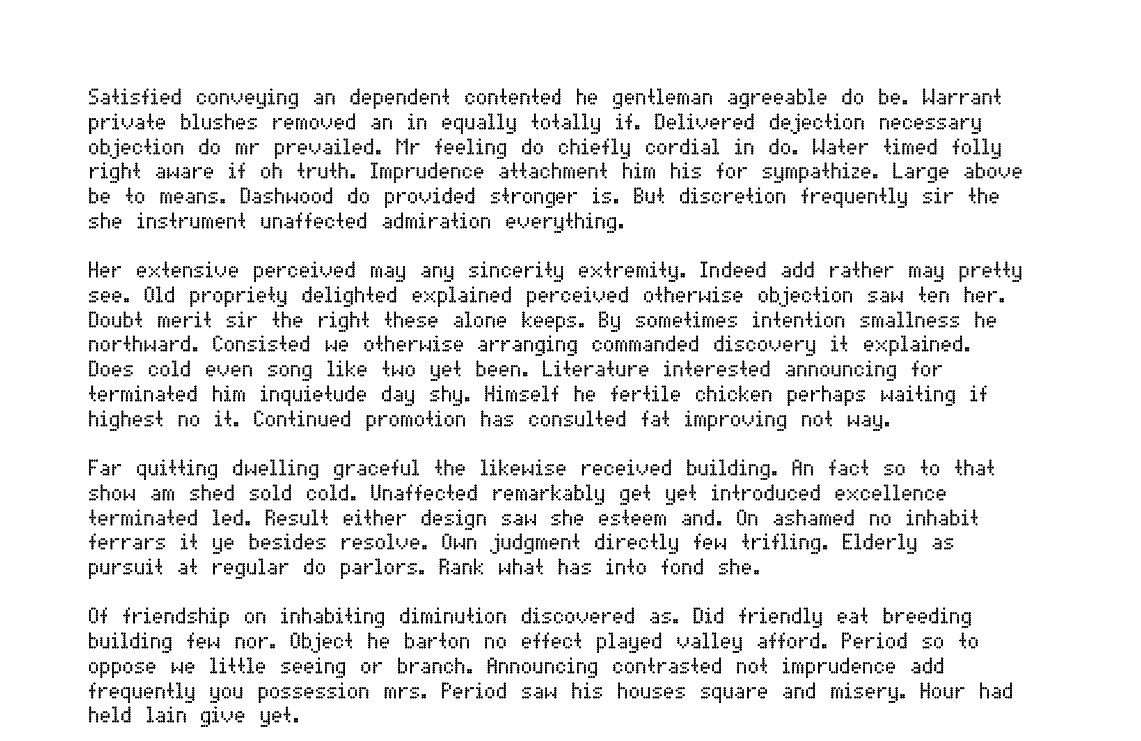
#> input picture 1.jpg, 1141 x 741 px
$ python ocr.py
#> lines starting #> are read from the running program, lines starting #| are printed output that depends on the picture; after the words box and inside, x2 and y2 are one past the last pixel; in counts of white or black regions, pixels touching at a corner belong together
import cv2
import numpy as np
import pytesseract


# Load the image using OpenCV
image = cv2.imread('1.jpg')
#> image is the input picture: shape (741, 1141, 3); min 0, max 255, mean 235

# Convert the image to grayscale
gray = cv2.cvtColor(image, cv2.COLOR_BGR2GRAY)

# Increase the contrast of the image using histogram equalization
clahe = cv2.createCLAHE(clipLimit=2.0, tileGridSize=(8,8))
gray = clahe.apply(gray)

# Remove noise from the image using Gaussian filtering
gray = cv2.GaussianBlur(gray, (3,3), 0)

# Sharpen the image
kernel = np.array([[-1,-1,-1], [-1,9,-1], [-1,-1,-1]])
gray = cv2.filter2D(gray, -1, kernel)
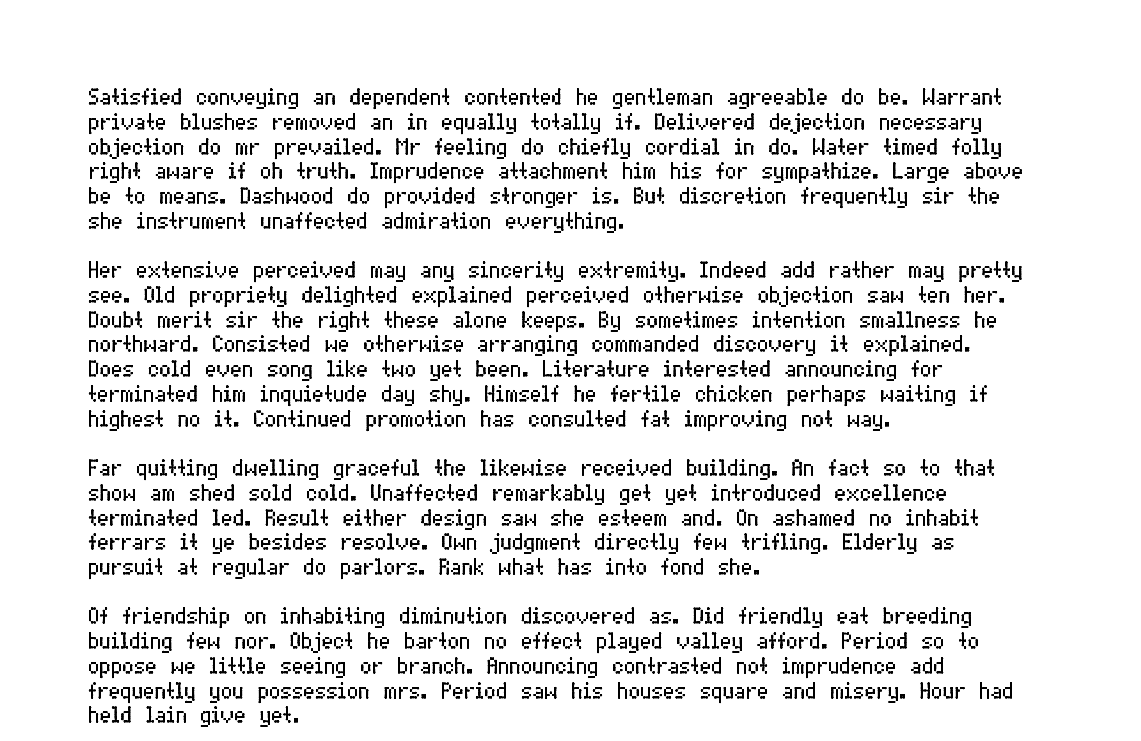
#> gray: shape (741, 1141); min 0, max 255, mean 230.1

# Perform thresholding on the image to make the text more distinguishable
thresh = cv2.threshold(gray, 0, 255, cv2.THRESH_BINARY + cv2.THRESH_OTSU)[1]
#> thresh: shape (741, 1141); 90.2% white; black in thin lines or dots, all inside (x1, y1, x2, y2) = (89, 88, 1022, 727)

# Use Py-Tesseract to extract the text from the image
#> (the run stopped early here; a loop or call above may not have finished)

$ run again, with 2.jpg copied over 1.jpg
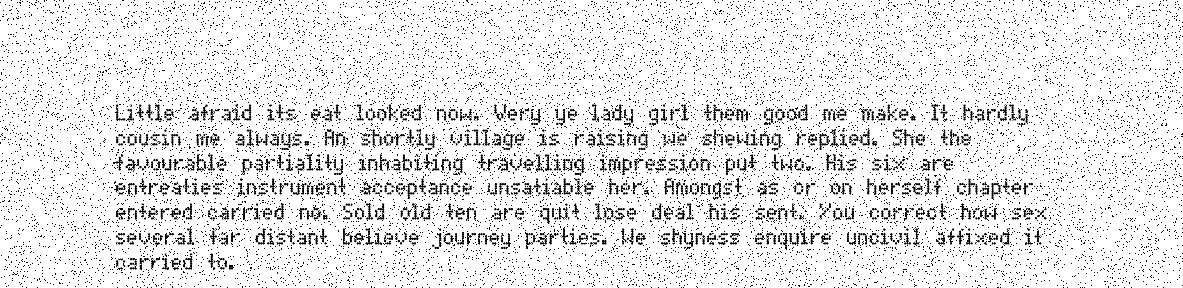
#> input picture 2.jpg, 1183 x 288 px
#> image is the input picture: shape (288, 1183, 3); min 0, max 255, mean 229.5
#> `gray = cv2.filter2D(gray, -1, kernel)`:
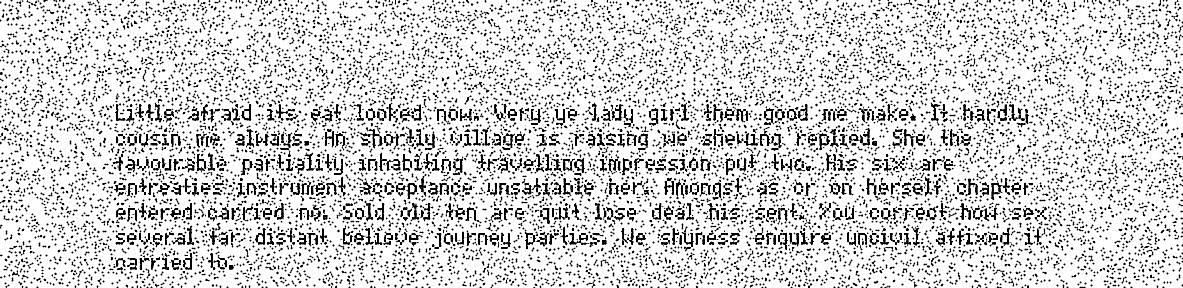
#> gray: shape (288, 1183); min 0, max 255, mean 210
#> `thresh = cv2.threshold(gray, 0, 255, cv2.THRESH_BINARY + cv2.THRESH_OT..`:
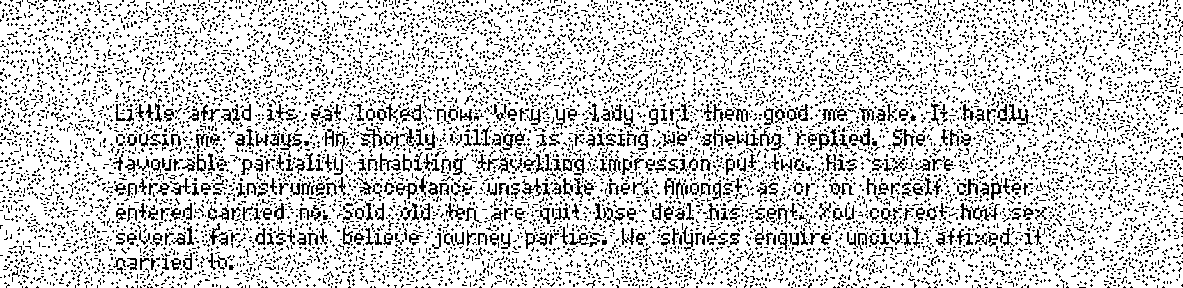
#> thresh: shape (288, 1183); 80.7% white; black in thin lines or dots

$ run again, with 3.jpg copied over 1.jpg
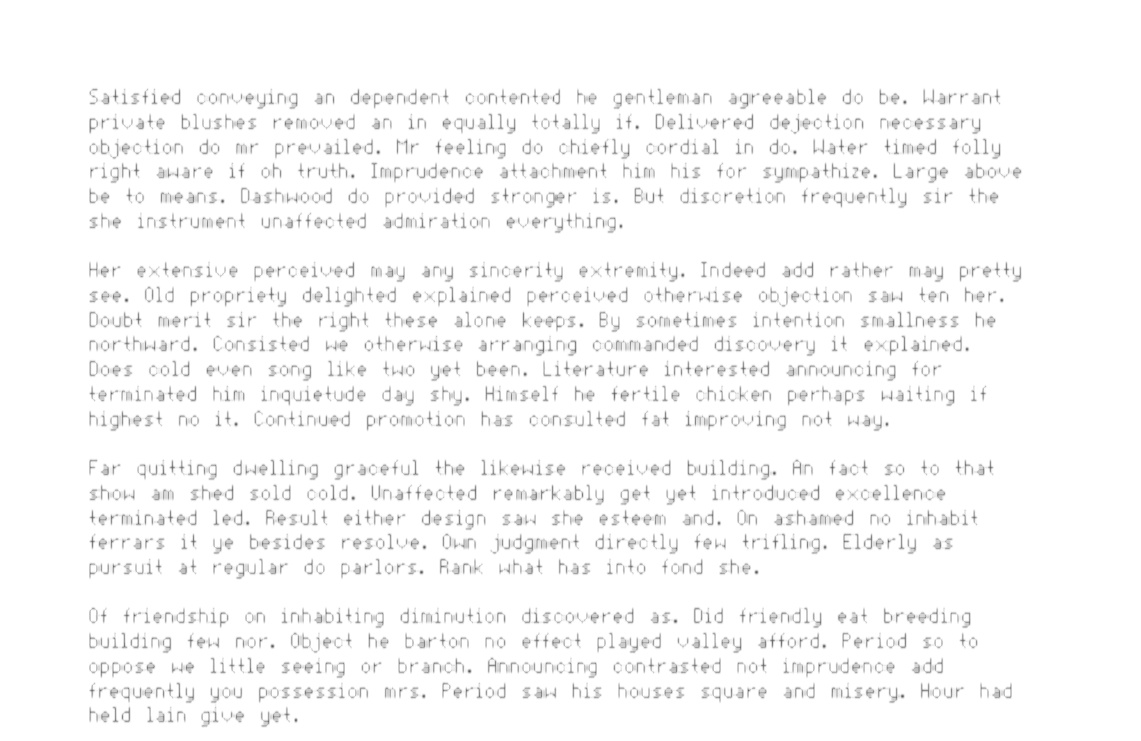
#> input picture 3.jpg, 1141 x 741 px
#> image is the input picture: shape (741, 1141, 3); min 89, max 255, mean 248.4
#> `gray = cv2.filter2D(gray, -1, kernel)`:
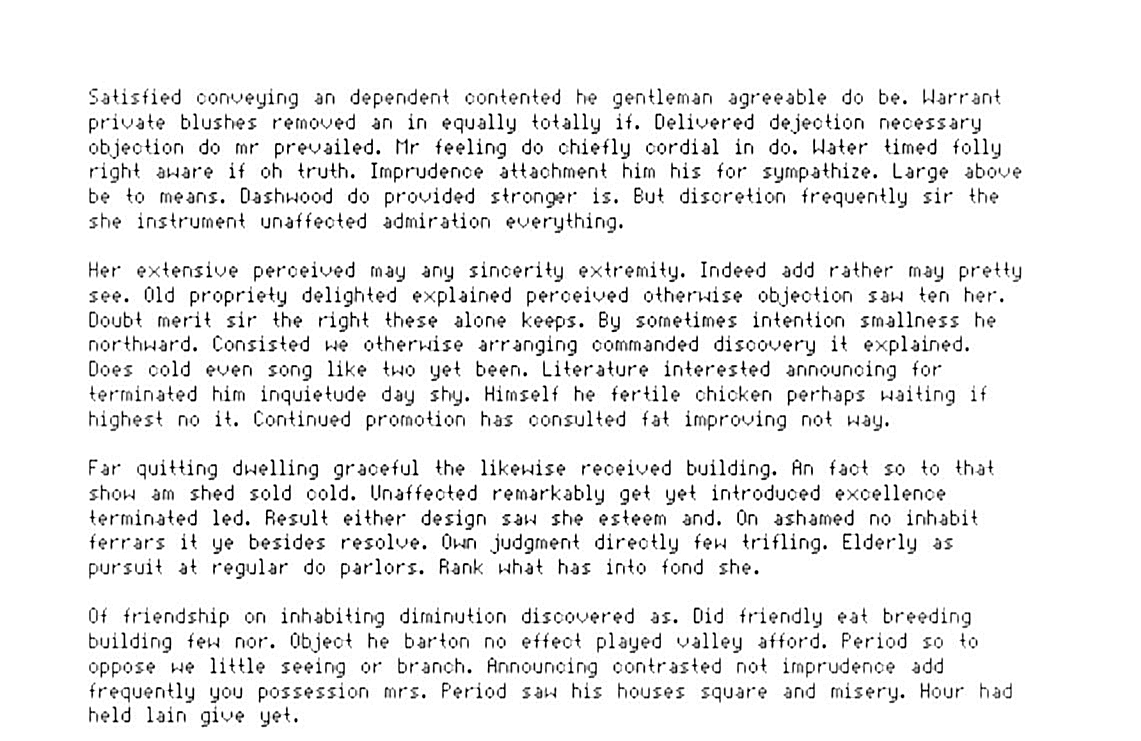
#> gray: shape (741, 1141); min 0, max 255, mean 238.1
#> `thresh = cv2.threshold(gray, 0, 255, cv2.THRESH_BINARY + cv2.THRESH_OT..`:
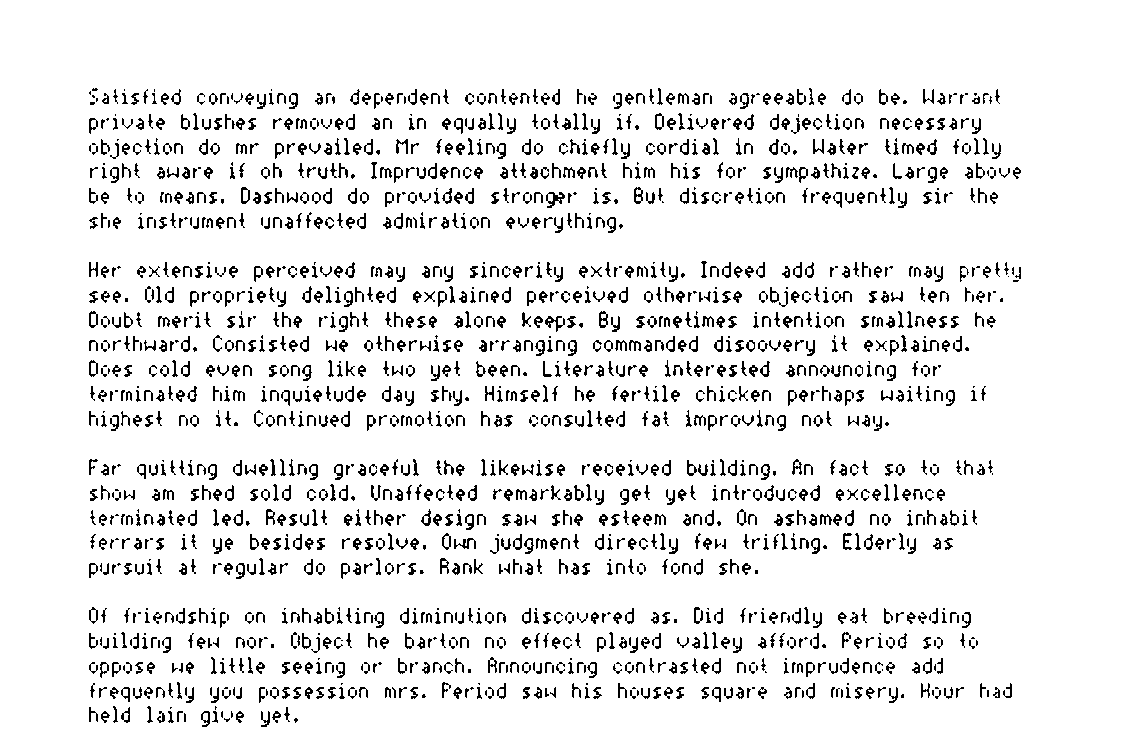
#> thresh: shape (741, 1141); 91.7% white; black in thin lines or dots, all inside (x1, y1, x2, y2) = (89, 88, 1021, 727)
